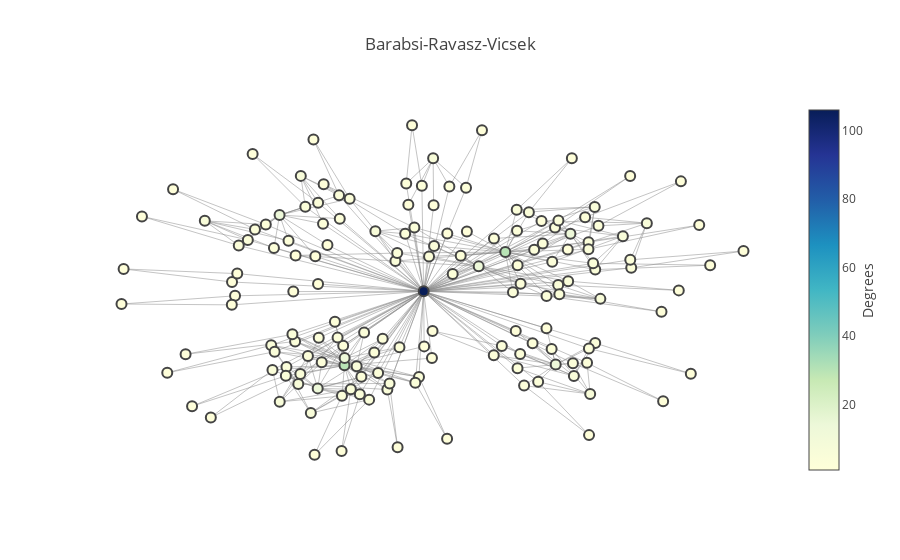

The notebook cell saved with this chart:
### Markdown cell above
For our implementation we assign each node a string identifier of the form, i.e. `2lcl`. The first character denotes the hub appended at the $n+1$ iteration. The other characters are used to denote the node inside this hub. `l`,`c`,`r` refer to left, center or right.

### Code cell
graph = barabsi_ravasz_vicsek_graph(5)

position = nx.spring_layout(graph)

layout = go.Layout(
    title='Barabsi-Ravasz-Vicsek',
    xaxis=dict(showgrid=False, zeroline=False, showticklabels=False),
    yaxis=dict(showgrid=False, zeroline=False, showticklabels=False),
    showlegend=False,
)

figure = go.Figure([
    go.Scatter(
        name='edges',
        mode='lines',
        x=[x for edge in graph.edges()
           for x in [position[edge[0]][0], position[edge[1]][0], None]],
        y=[y for edge in graph.edges()
           for y in [position[edge[0]][1], position[edge[1]][1], None]],
        line=dict(
            width=0.5,
            color='#888'
        ),
        hoverinfo='none',
    ),
    go.Scatter(
        name='nodes',
        mode='markers',
        x=[position[node][0] for node in graph.nodes()],
        y=[position[node][1] for node in graph.nodes()],
        text=[node for node in graph.nodes()],
        marker=dict(
            size=10,
            showscale=True,
            reversescale=True,
            color=[graph.degree(node) for node in graph.nodes()],
            colorbar=dict(
                title='Degrees',
                titleside='right'
            ),
            colorscale='YlGnBu',
            line=dict(width=2),
        ),
        hoverinfo='text',
    ),
], layout)

py.iplot(figure)

### Figure 1 — Plotly figure (JSON) as saved in the notebook; plotly's stock layout.template omitted (floating-point values rounded to 4 significant figures; data arrays with more than 128 entries replaced by an {"elided": "..."} marker saying what was removed)
{"data": [{"hoverinfo": "none", "line": {"color": "#888", "width": 0.5}, "mode": "lines", "name": "edges", "type": "scatter", "uid": "0b374587-c47e-445a-a54c-86ee8619ee9f", "x": {"elided": "1182 float values"}, "y": {"elided": "1182 float values"}}, {"hoverinfo": "text", "marker": {"color": {"elided": "159 int values"}, "colorbar": {"title": {"side": "right", "text": "Degrees"}}, "colorscale": "YlGnBu", "line": {"width": 2}, "reversescale": true, "showscale": true, "size": 10}, "mode": "markers", "name": "nodes", "text": {"elided": "159 str values"}, "type": "scatter", "uid": "811266f3-36a8-4e3d-be58-10ad02b71725", "x": {"elided": "159 float values"}, "y": {"elided": "159 float values"}}], "layout": {"showlegend": false, "title": {"text": "Barabsi-Ravasz-Vicsek"}, "xaxis": {"showgrid": false, "showticklabels": false, "zeroline": false}, "yaxis": {"showgrid": false, "showticklabels": false, "zeroline": false}}}
